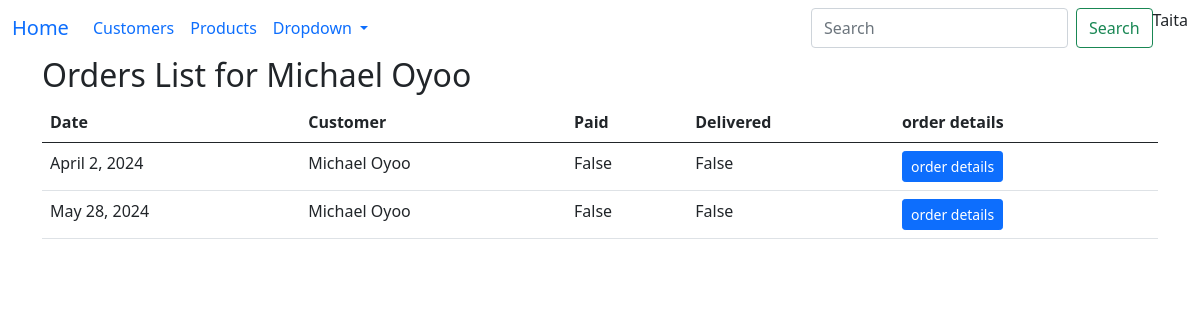
Page /orders/1 (signed in) on the committed database.
### sales/models.py (models this page shows, shortened)
class Customer(models.Model):
    first_name = models.CharField(max_length=20)
    last_name = models.CharField(max_length=20)
    email = models.EmailField()
    phone = models.CharField(max_length=12)
    user = models.ForeignKey(User, on_delete=models.CASCADE)
    password = models.CharField(max_length=20)
    def __str__(self):
        return f'{self.first_name}'

class Order(models.Model):
    customer = models.ForeignKey(Customer, on_delete=models.CASCADE)
    order_date = models.DateField()
    paid = models.BooleanField(default=False)
    delivered = models.BooleanField(default=False)

### sales/views.py (the view)
# urls.py: path('orders/<int:customer_id>', orders, name='orders'),
@login_required
def orders(request, customer_id):
    current_customer = Customer.objects.get(id=customer_id)
    if current_customer:
        orders = Order.objects.filter(customer=current_customer)
        context = {'orders': orders}
    context.update({'customer': current_customer})
    return render(request, 'orders.html', context)

### sales/templates/orders.html
{% extends 'base.html' %} {% block main %}
<h2>Orders List for {{customer}}</h2>
<table class="table table-hovered">
    <thead>
        <tr>
            <th>Date</th>
            <th>Customer</th>
            <th>Paid</th>
            <th>Delivered</th>
            <th>order details</th>
        </tr>
    </thead>
    <tbody>
        {% for order in orders %}
        <tr>
            <td>{{order.order_date}}</td>
            <td>{{order.customer}}</td>
            <td>{{order.paid}}</td>
            <td>{{order.delivered}}</td>
            <td>
                <a
                    href="/order_details/{{order.id}}"
                    class="btn btn-primary btn-sm"
                    >order details</a
                >
            </td>
        </tr>
        {% endfor %}
    </tbody>
</table>
{% endblock %}

### sales/templates/base.html (shortened to what this page needs)
<!DOCTYPE html>
<html lang="en">
<head>
    <link href="https://cdn.jsdelivr.net/npm/bootstrap@5.0.2/dist/css/bootstrap.min.css" rel="stylesheet">
</head>
<body>
<nav class="navbar navbar-expand-lg bg-body-tertiary">
  <div class="container-fluid">
    <a class="navbar-brand" href="/">Home</a>
    <div class="collapse navbar-collapse" id="navbarSupportedContent">
      <ul class="navbar-nav me-auto mb-2 mb-lg-0">
        <li class="nav-item">
          <a class="nav-link active" aria-current="page" href="/customers">Customers</a>
        </li>
        <li class="nav-item">
          <a class="nav-link" href="/products">Products</a>
        </li>
        <li class="nav-item dropdown">
          <a class="nav-link dropdown-toggle" href="#" role="button" data-bs-toggle="dropdown" aria-expanded="false">
            Dropdown
          </a>
        </li>
        <li class="nav-item">
          <a class="nav-link disabled" aria-disabled="true"></a>
        </li>
      </ul>
      <form class="d-flex" role="search">
        <input class="form-control me-2" type="search" placeholder="Search" aria-label="Search">
        <button class="btn btn-outline-success" type="submit">Search</button>
        <div class="d-flex" m1>{% if user.is_authenticated%}
        <p> {{user.first_name}} </p>
        {% else %}
        <a href="login_page" class=" btn btn-success">Login</a>
        {% endif %}
        </div>
      </form>
    </div>
  </div>
</nav>
<div class="container">
  {% block main %} {% endblock %}
</div>
</body>
</html>

### rows in the picture
Customer: first_name "Michael Oyoo"
Order: order_date "April 2, 2024", customer "Michael Oyoo", paid "False", delivered "False"
Order: order_date "May 28, 2024", customer "Michael Oyoo", paid "False", delivered "False"

### other values in the picture
{{ user.first_name }} "Taita"
